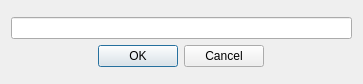
<?xml version="1.0" encoding="UTF-8"?>
<ui version="4.0">
 <class>FilterDialog</class>
 <widget class="QDialog" name="FilterDialog">
  <property name="geometry">
   <rect>
    <x>0</x>
    <y>0</y>
    <width>363</width>
    <height>84</height>
   </rect>
  </property>
  <property name="windowTitle">
   <string>Задать фильтр пакетов</string>
  </property>
  <property name="windowIcon">
   <iconset resource="actionIcons.qrc">
    <normaloff>:/icons/filter.png</normaloff>:/icons/filter.png</iconset>
  </property>
  <layout class="QVBoxLayout" name="verticalLayout_2">
   <item>
    <layout class="QVBoxLayout" name="verticalLayout">
     <item>
      <widget class="QLineEdit" name="lineEdit"/>
     </item>
     <item alignment="Qt::AlignHCenter">
      <widget class="QDialogButtonBox" name="buttonBox">
       <property name="orientation">
        <enum>Qt::Horizontal</enum>
       </property>
       <property name="standardButtons">
        <set>QDialogButtonBox::Cancel|QDialogButtonBox::Ok</set>
       </property>
      </widget>
     </item>
    </layout>
   </item>
  </layout>
 </widget>
 <resources>
  <include location="actionIcons.qrc"/>
 </resources>
 <connections>
  <connection>
   <sender>buttonBox</sender>
   <signal>accepted()</signal>
   <receiver>FilterDialog</receiver>
   <slot>accept()</slot>
   <hints>
    <hint type="sourcelabel">
     <x>248</x>
     <y>254</y>
    </hint>
    <hint type="destinationlabel">
     <x>157</x>
     <y>274</y>
    </hint>
   </hints>
  </connection>
  <connection>
   <sender>buttonBox</sender>
   <signal>rejected()</signal>
   <receiver>FilterDialog</receiver>
   <slot>reject()</slot>
   <hints>
    <hint type="sourcelabel">
     <x>316</x>
     <y>260</y>
    </hint>
    <hint type="destinationlabel">
     <x>286</x>
     <y>274</y>
    </hint>
   </hints>
  </connection>
 </connections>
</ui>
